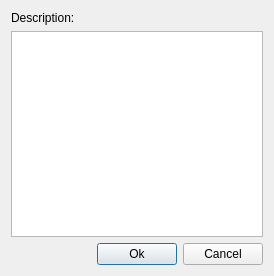
<?xml version="1.0" encoding="UTF-8"?>
<ui version="4.0">
 <class>deviceNoteDialog</class>
 <widget class="QDialog" name="deviceNoteDialog">
  <property name="geometry">
   <rect>
    <x>0</x>
    <y>0</y>
    <width>274</width>
    <height>276</height>
   </rect>
  </property>
  <property name="windowTitle">
   <string>Description</string>
  </property>
  <layout class="QVBoxLayout" name="verticalLayout">
   <item>
    <widget class="QLabel" name="label">
     <property name="text">
      <string>Description:</string>
     </property>
    </widget>
   </item>
   <item>
    <widget class="QPlainTextEdit" name="te_text">
     <property name="maximumBlockCount">
      <number>5</number>
     </property>
    </widget>
   </item>
   <item>
    <layout class="QHBoxLayout" name="horizontalLayout">
     <item>
      <spacer name="horizontalSpacer">
       <property name="orientation">
        <enum>Qt::Horizontal</enum>
       </property>
       <property name="sizeHint" stdset="0">
        <size>
         <width>40</width>
         <height>20</height>
        </size>
       </property>
      </spacer>
     </item>
     <item>
      <widget class="QPushButton" name="btn_ok">
       <property name="text">
        <string>Ok</string>
       </property>
       <property name="icon">
        <iconset resource="../../netemul.qrc">
         <normaloff>:/im/images/ok.png</normaloff>:/im/images/ok.png</iconset>
       </property>
      </widget>
     </item>
     <item>
      <widget class="QPushButton" name="btn_cancel">
       <property name="text">
        <string>Cancel</string>
       </property>
       <property name="icon">
        <iconset resource="../../netemul.qrc">
         <normaloff>:/im/images/not.png</normaloff>:/im/images/not.png</iconset>
       </property>
      </widget>
     </item>
    </layout>
   </item>
  </layout>
 </widget>
 <resources>
  <include location="../../netemul.qrc"/>
 </resources>
 <connections>
  <connection>
   <sender>btn_ok</sender>
   <signal>clicked()</signal>
   <receiver>deviceNoteDialog</receiver>
   <slot>apply()</slot>
   <hints>
    <hint type="sourcelabel">
     <x>135</x>
     <y>246</y>
    </hint>
    <hint type="destinationlabel">
     <x>48</x>
     <y>245</y>
    </hint>
   </hints>
  </connection>
  <connection>
   <sender>btn_cancel</sender>
   <signal>clicked()</signal>
   <receiver>deviceNoteDialog</receiver>
   <slot>reject()</slot>
   <hints>
    <hint type="sourcelabel">
     <x>209</x>
     <y>254</y>
    </hint>
    <hint type="destinationlabel">
     <x>272</x>
     <y>199</y>
    </hint>
   </hints>
  </connection>
 </connections>
 <slots>
  <slot>apply()</slot>
 </slots>
</ui>
